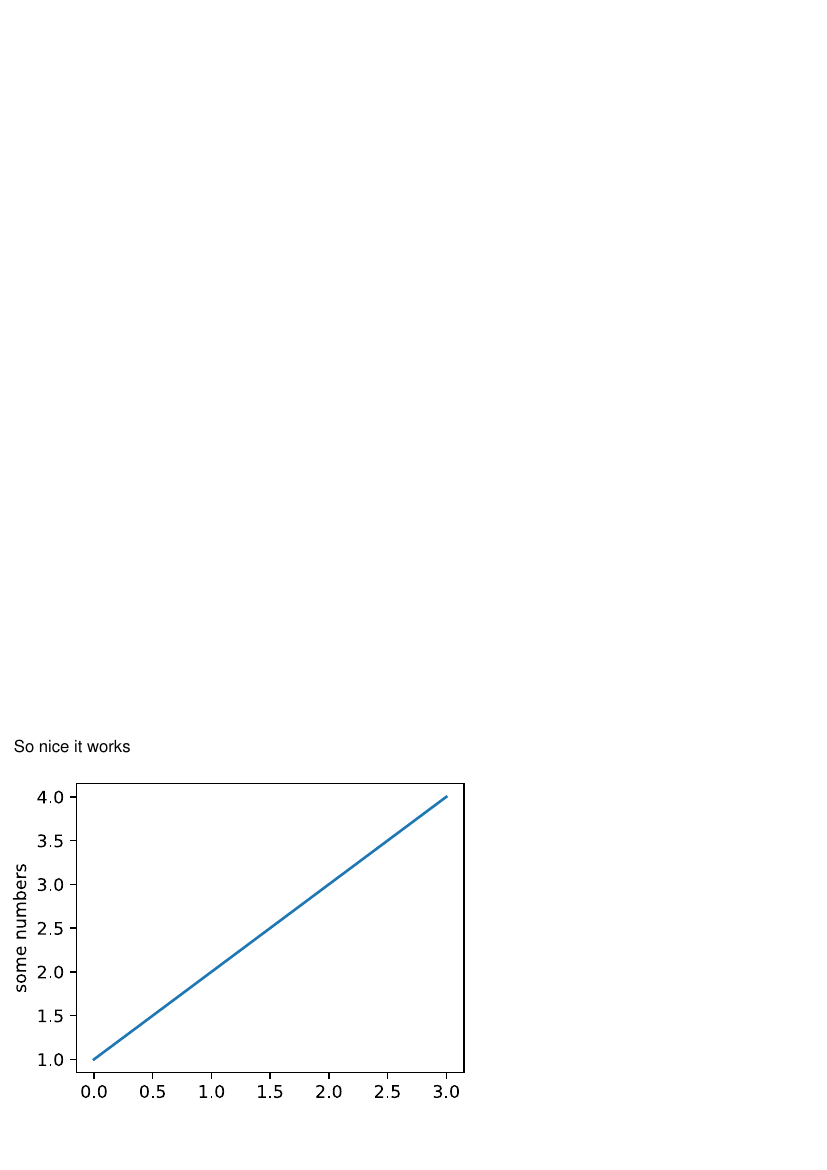

This chart was generated by the following Python code:
import matplotlib.pyplot as plt
from io import BytesIO
from reportlab.pdfgen import canvas
from reportlab.graphics import renderPDF
from svglib.svglib import svg2rlg

fig = plt.figure(figsize=(4, 3))
plt.plot([1,2,3,4])
plt.ylabel('some numbers')

imgdata = BytesIO()
fig.savefig(imgdata, format='svg')
imgdata.seek(0)  # rewind the data

drawing=svg2rlg(imgdata)

c = canvas.Canvas('test.pdf')
renderPDF.draw(drawing, c, 10, 40)
c.drawString(10, 300, "So nice it works")
c.showPage()
c.save()
